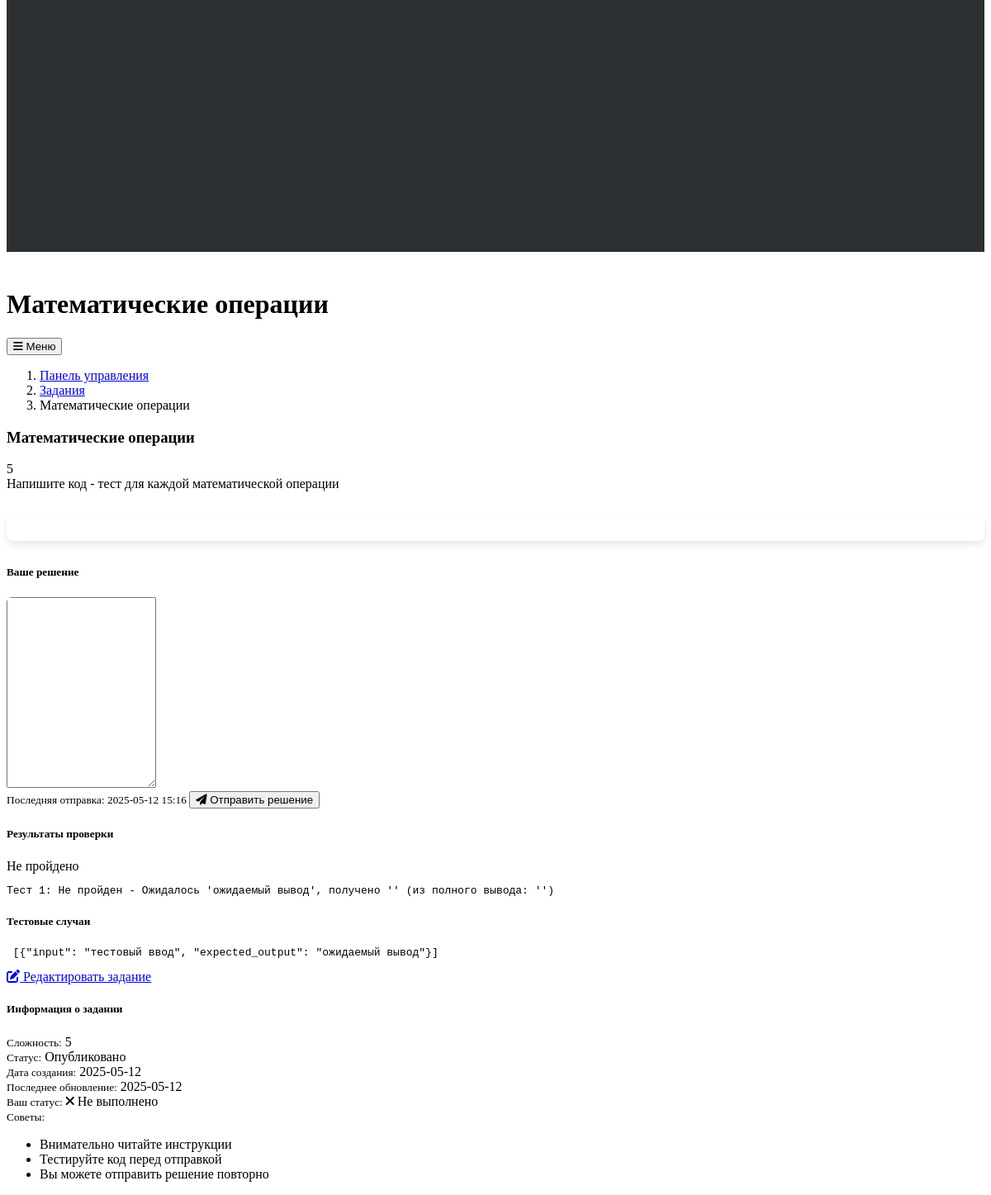
The app's page /assignments/1 (lower part), older data.
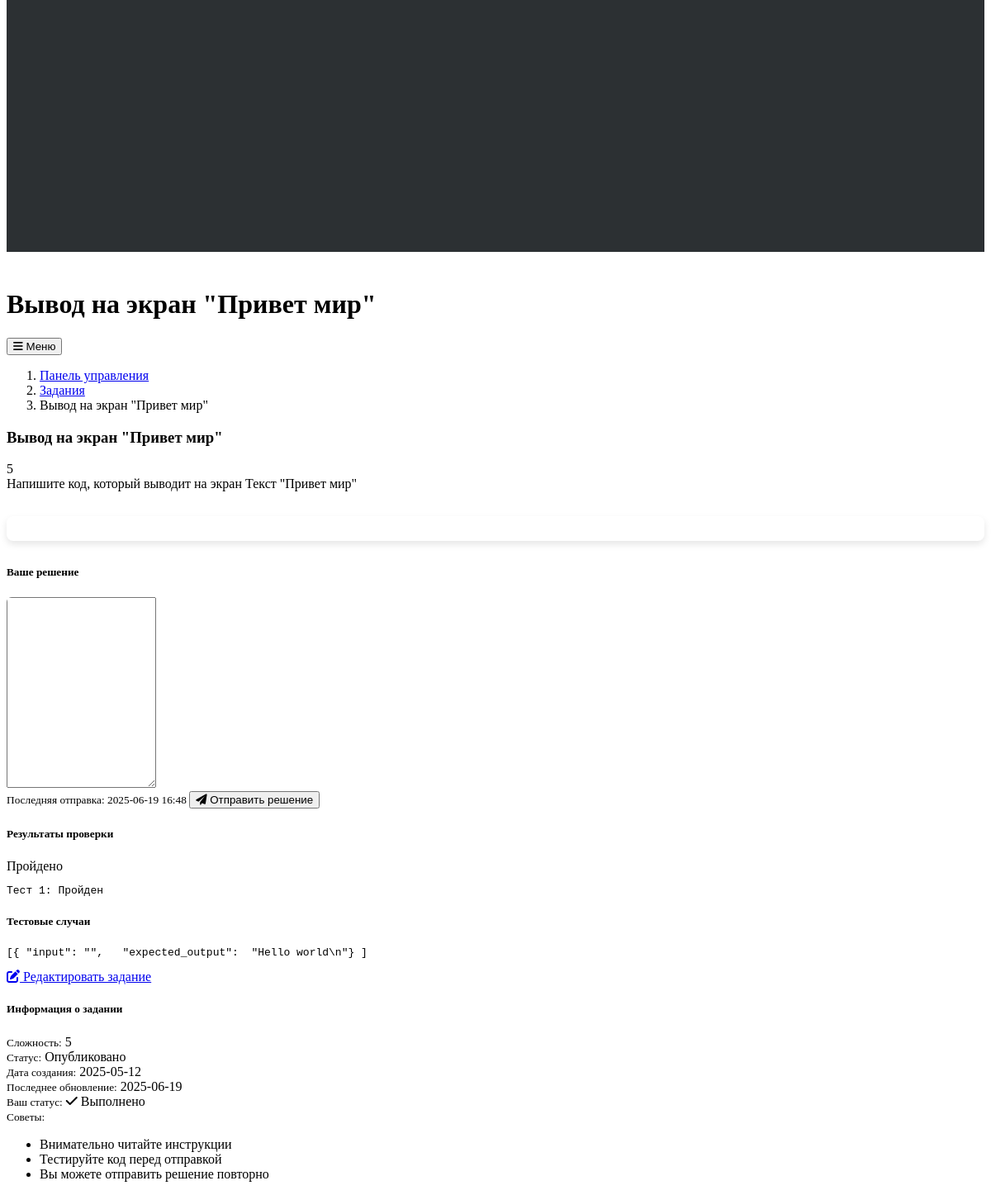
The same page, newer data.
### models.py (models this page shows, shortened)
class Assignment(db.Model):
    id = db.Column(db.Integer, primary_key=True)
    title = db.Column(db.String(200), nullable=False)
    description = db.Column(db.Text, nullable=False)
    tests = db.Column(db.Text, nullable=False)  # JSON string of test cases
    difficulty = db.Column(db.String(20), default="Medium")
    date_created = db.Column(db.DateTime, default=datetime.utcnow)
    date_updated = db.Column(db.DateTime, default=datetime.utcnow, onupdate=datetime.utcnow)
    is_published = db.Column(db.Boolean, default=True)
    submissions = db.relationship('Submission', backref='assignment', lazy=True, cascade="all, delete-orphan")

class Submission(db.Model):
    id = db.Column(db.Integer, primary_key=True)
    student_name = db.Column(db.String(100), nullable=False, default="Аноним")
    assignment_id = db.Column(db.Integer, db.ForeignKey('assignment.id'), nullable=False)
    code = db.Column(db.Text, nullable=False)
    result = db.Column(db.String(20), default="Not evaluated")
    feedback = db.Column(db.Text)
    date_submitted = db.Column(db.DateTime, default=datetime.utcnow)

### app.py (the view)
@app.route('/assignments/<int:assignment_id>')
def assignment_detail(assignment_id):
    assignment = Assignment.query.get_or_404(assignment_id)
    if not assignment.is_published:
        abort(404)
    submission_form = SubmissionForm()
    submission = Submission.query.filter_by(assignment_id=assignment_id).order_by(
        Submission.date_submitted.desc()).first()
    return render_template(
        'assignment_detail.html',
        title=assignment.title,
        assignment=assignment,
        form=submission_form,
        submission=submission
    )

### forms.py
class SubmissionForm(FlaskForm):
    code = StringField('Код', validators=[DataRequired()])
    submit = SubmitField('Отправить решение')  # Добавлено

### templates/assignment_detail.html (shortened to what the changed rows need)
{% extends "layout.html" %}
{% block content %}
<div class="container">
    {% if 'title' in form.__dict__ and not submission %}
    <div class="row">
        <div class="col-md-10 mx-auto">
            <div class="card">
                <div class="card-header">
                    <h3 class="mb-0">{{ legend or 'Детали задания' }}</h3>
                </div>
                <div class="card-body">
                    <form method="POST" action="">
                        {{ form.hidden_tag() }}
                        <div class="mb-3">
                            {{ form.title.label(class="form-label") }}
                            {% if form.title.errors %}
                                {{ form.title(class="form-control is-invalid") }}
                                <div class="invalid-feedback">
                                    {% for error in form.title.errors %}
                                        <span>{{ error }}</span>
                                    {% endfor %}
                                </div>
                            {% else %}
                                {{ form.title(class="form-control") }}
                            {% endif %}
                        </div>
                        <div class="mb-3">
                            {{ form.description.label(class="form-label") }}
                            {% if form.description.errors %}
                                {{ form.description(class="form-control is-invalid", rows=10) }}
                                <div class="invalid-feedback">
                                    {% for error in form.description.errors %}
                                        <span>{{ error }}</span>
                                    {% endfor %}
                                </div>
                            {% else %}
                                {{ form.description(class="form-control", rows=10) }}
                            {% endif %}
                        </div>
                        <div class="mb-3">
                            {{ form.tests.label(class="form-label") }}
                            {% if form.tests.errors %}
                                {{ form.tests(class="form-control is-invalid", rows=8) }}
                                <div class="invalid-feedback">
                                    {% for error in form.tests.errors %}
                                        <span>{{ error }}</span>
                                    {% endfor %}
                                </div>
                            {% else %}
                                {{ form.tests(class="form-control", rows=8) }}
                            {% endif %}
                            <div class="form-text">
                                Введите тестовые случаи в формате JSON массива. Пример:
                                <code>[{"input": "тестовый ввод", "expected_output": "ожидаемый вывод"}]</code>
                            </div>
                        </div>
                        <div class="mb-3">
                            {{ form.difficulty.label(class="form-label") }}
                            {{ form.difficulty(class="form-select") }}
                        </div>
                        <div class="mb-3 form-check">
                            {{ form.is_published(class="form-check-input") }}
                            {{ form.is_published.label(class="form-check-label") }}
                        </div>
                        <div class="d-flex justify-content-between">
                            <a href="{{ url_for('assignments') }}" class="btn btn-secondary">Отмена</a>
                            {{ form.submit(class="btn btn-primary") }}
                        </div>
                    </form>
                </div>
            </div>
        </div>
    </div>
    {% else %}
    <div class="row">
        <div class="col-md-8">
            <nav aria-label="breadcrumb" class="mb-4">
                <ol class="breadcrumb">
                    <li class="breadcrumb-item"><a href="{{ url_for('dashboard') }}">Панель управления</a></li>
                    <li class="breadcrumb-item"><a href="{{ url_for('assignments') }}">Задания</a></li>
                    <li class="breadcrumb-item active" aria-current="page">{{ assignment.title }}</li>
                </ol>
            </nav>
            <div class="card mb-4">
                <div class="card-header d-flex justify-content-between align-items-center">
                    <h3 class="mb-0">{{ assignment.title }}</h3>
                    <span class="badge rounded-pill difficulty-badge {{ assignment.difficulty }}">
                        {% if assignment.difficulty == 'Easy' %}Легкий
                        {% elif assignment.difficulty == 'Medium' %}Средний
                        {% elif assignment.difficulty == 'Hard' %}Сложный
                        {% else %}{{ assignment.difficulty }}{% endif %}
                    </span>
                </div>
                <div class="card-body">
                    <div class="mb-4 lesson-content">
                        {{ assignment.description|safe }}
                    </div>
                    <div class="compiler-container">
                    </div>
                    <div class="card mb-4">
                        <div class="card-header">
                            <h5 class="mb-0">Ваше решение</h5>
                        </div>
                        <div class="card-body p-0 code-editor-container">
                            <div id="editor-container">
                                <textarea id="code-editor" class="form-control" rows="15"></textarea>
                            </div>
                        </div>
                        <div class="card-footer d-flex justify-content-between">
                            <small class="text-muted">
                                {% if submission %}
                                Последняя отправка: {{ submission.date_submitted.strftime('%Y-%m-%d %H:%M') }}
                                {% else %}
                                Еще не отправлено
                                {% endif %}
                            </small>
                            <button type="button" id="manual-submit" class="btn btn-primary">
                                <i class="fas fa-paper-plane me-1"></i> Отправить решение
                            </button>
                        </div>
                    </div>
                    </div>
                    {% if submission %}
                    <div class="card">
                        <div class="card-header d-flex justify-content-between align-items-center">
                            <h5 class="mb-0">Результаты проверки</h5>
                            <span class="badge {% if submission.result == 'Passed' %}bg-success{% else %}bg-danger{% endif %}">
                                {% if submission.result == 'Passed' %}Пройдено{% else %}Не пройдено{% endif %}
                            </span>
                        </div>
                        <div class="card-body">
                            <pre class="bg-dark text-light p-3 rounded">{{ submission.feedback }}</pre>
                        </div>
                    </div>
                    {% endif %}
                    <div class="card mt-4">
                        <div class="card-header">
                            <h5 class="mb-0">Тестовые случаи</h5>
                        </div>
                        <div class="card-body">
                            <pre class="bg-dark text-light p-3 rounded">{{ assignment.tests }}</pre>
                        </div>
                        <div class="card-footer text-end">
                            <a href="{{ url_for('edit_assignment', assignment_id=assignment.id) }}" class="btn btn-outline-primary">
                                <i class="fas fa-edit me-1"></i> Редактировать задание
                            </a>
                        </div>
                    </div>
                </div>
            </div>
        </div>
        <div class="col-md-4">
            <div class="card sticky-top" style="top: 20px">
                <div class="card-header">
                    <h5 class="mb-0">Информация о задании</h5>
                </div>
                <div class="card-body">
                    <div class="mb-3">
                        <small class="text-muted d-block">Сложность:</small>
                        <span class="badge rounded-pill difficulty-badge {{ assignment.difficulty }}">
                            {% if assignment.difficulty == 'Easy' %}Легкий
                            {% elif assignment.difficulty == 'Medium' %}Средний
                            {% elif assignment.difficulty == 'Hard' %}Сложный
                            {% else %}{{ assignment.difficulty }}{% endif %}
                        </span>
                    </div>
                    <div class="mb-3">
                        <small class="text-muted d-block">Статус:</small>
                        {% if assignment.is_published %}
                        <span class="badge bg-success">Опубликовано</span>
                        {% else %}
                        <span class="badge bg-warning text-dark">Черновик</span>
                        {% endif %}
                    </div>
                    <div class="mb-3">
                        <small class="text-muted d-block">Дата создания:</small>
                        <span>{{ assignment.date_created.strftime('%Y-%m-%d') }}</span>
                    </div>
                    <div class="mb-3">
                        <small class="text-muted d-block">Последнее обновление:</small>
                        <span>{{ assignment.date_updated.strftime('%Y-%m-%d') }}</span>
                    </div>
                    <div class="mb-3">
                        <small class="text-muted d-block">Ваш статус:</small>
                        {% if submission %}
                            {% if submission.result == 'Passed' %}
                            <span class="badge bg-success">
                                <i class="fas fa-check me-1"></i> Выполнено
                            </span>
                            {% else %}
                            <span class="badge bg-danger">
                                <i class="fas fa-times me-1"></i> Не выполнено
                            </span>
                            {% endif %}
                        {% else %}
                        <span class="badge bg-secondary">Не отправлено</span>
                        {% endif %}
                    </div>
                    <div class="mb-3">
                        <small class="text-muted d-block">Советы:</small>
                        <ul class="small mb-0">
                            <li>Внимательно читайте инструкции</li>
                            <li>Тестируйте код перед отправкой</li>
                            <li>Вы можете отправить решение повторно</li>
                        </ul>
                    </div>
                </div>
            </div>
        </div>
    </div>
    {% endif %}
</div>
{% endblock %}

### templates/layout.html (shortened to what this page needs)
<!DOCTYPE html>
<html lang="ru" data-bs-theme="dark">
<head>
    <link rel="stylesheet" href="https://cdn.replit.com/agent/bootstrap-agent-dark-theme.min.css">
    <link rel="stylesheet" href="https://cdnjs.cloudflare.com/ajax/libs/font-awesome/6.0.0/css/all.min.css">
    <link rel="stylesheet" href="https://cdnjs.cloudflare.com/ajax/libs/codemirror/5.65.2/codemirror.min.css">
    <link rel="stylesheet" href="https://cdnjs.cloudflare.com/ajax/libs/codemirror/5.65.2/theme/darcula.min.css">
    <link rel="stylesheet" href="{{ url_for('static', filename='css/custom.css') }}">
</head>
<body>
    <div class="container-fluid">
        <div class="row">
            <div class="col-md-3 col-lg-2 d-md-block sidebar" id="sidebar-menu">
                <div class="sidebar-sticky">
                </div>
            </div>
            <main class="col-md-9 ms-sm-auto col-lg-10 px-md-4 main-content">
                <div class="d-flex justify-content-between flex-wrap flex-md-nowrap align-items-center pt-3 pb-2 mb-3 border-bottom">
                    <h1 class="h2">{{ title }}</h1>
                    <div class="btn-toolbar mb-2 mb-md-0">
                        <button class="btn btn-sm btn-outline-secondary d-md-none" id="mobile-menu-toggle">
                            <i class="fas fa-bars"></i> Меню
                        </button>
                    </div>
                </div>
                {% block content %}{% endblock %}
        </div>
</body>
</html>

Row changes from the older to the newer data that the page shows:
no longer on this page (row unchanged): Submission: date_submitted "2025-05-12 15:16", feedback "Тест 1: Не пройден - Ожидалось 'ожидаемый вывод', получено '' (из полного вывода: '')"
changed Assignment: title "Математические операции" → "Вывод на экран \"Привет мир\""; description "Напишите код - тест для каждой математической операции" → "Напишите код, который выводит на экран Текст \"Привет мир\""; tests "[{\"input\": \"тестовый ввод\", \"expected_output\": \"ожидаемый вывод\"}]" → "[{ \"input\": \"\", \"expected_output\": \"Hello world\\n\"} ]"; date_updated "2025-05-12" → "2025-06-19"
added Submission: date_submitted "2025-06-19 16:48", feedback "Тест 1: Пройден"
Text that changed along with them:
text no longer shown: "Не пройдено Не выполнено"
text now shown: "Пройдено Выполнено"
